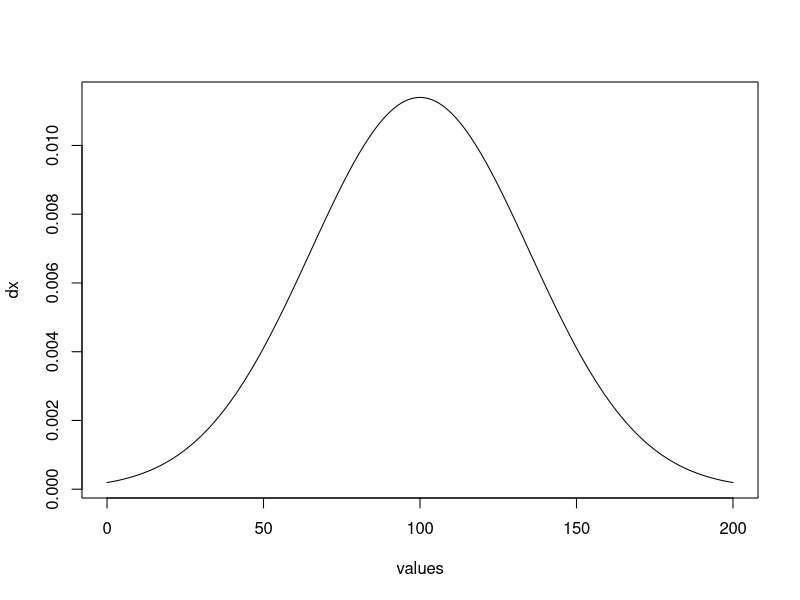
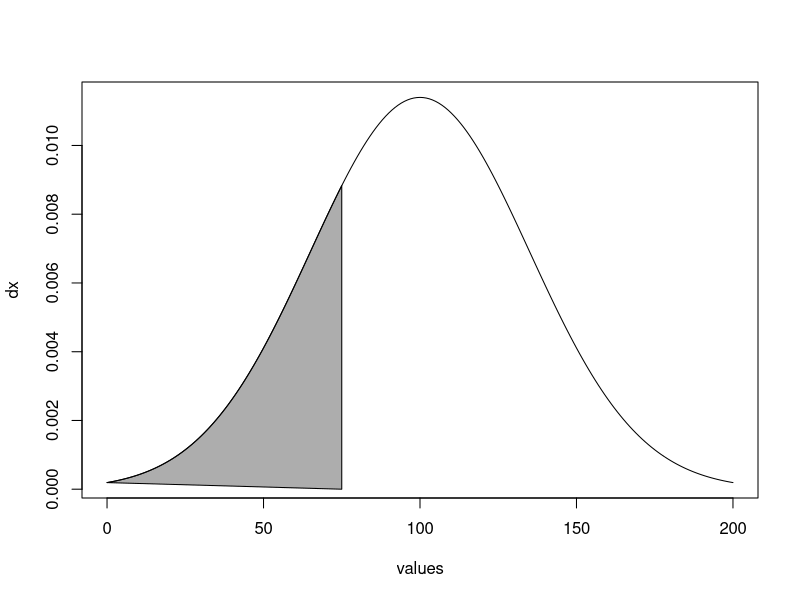
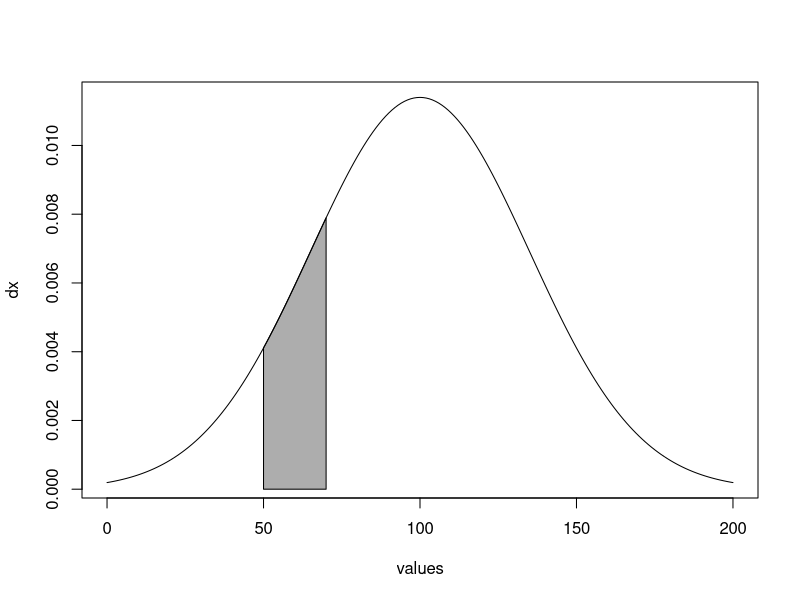
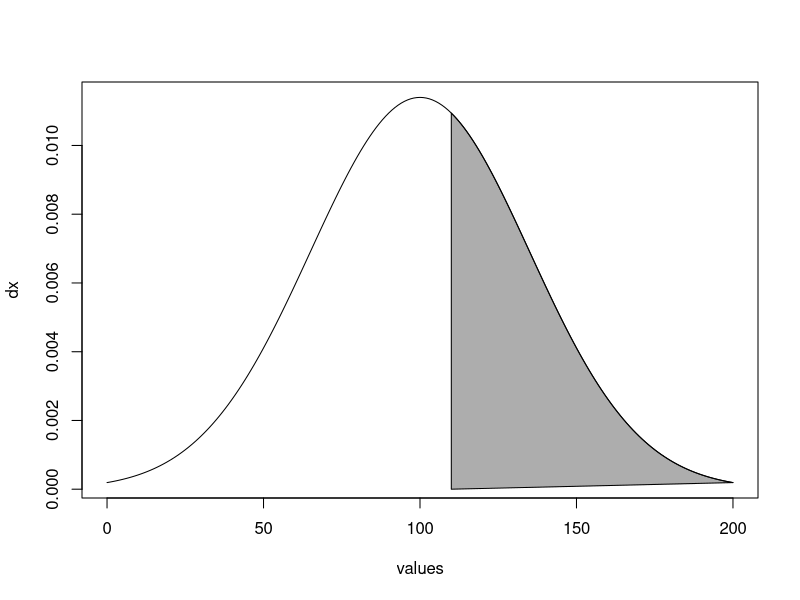
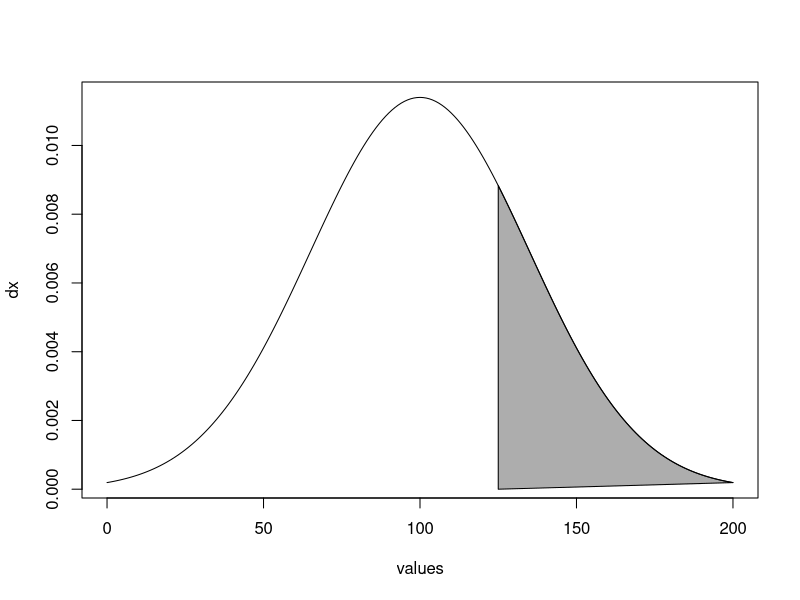
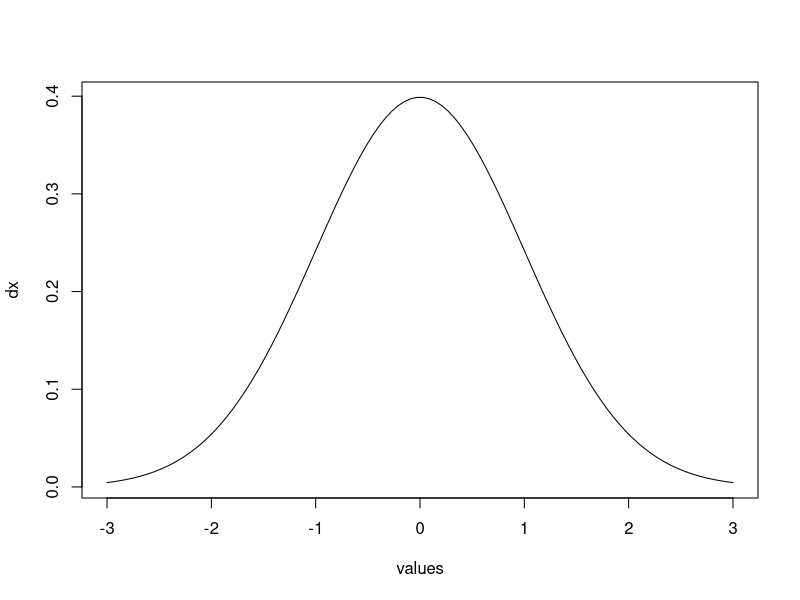
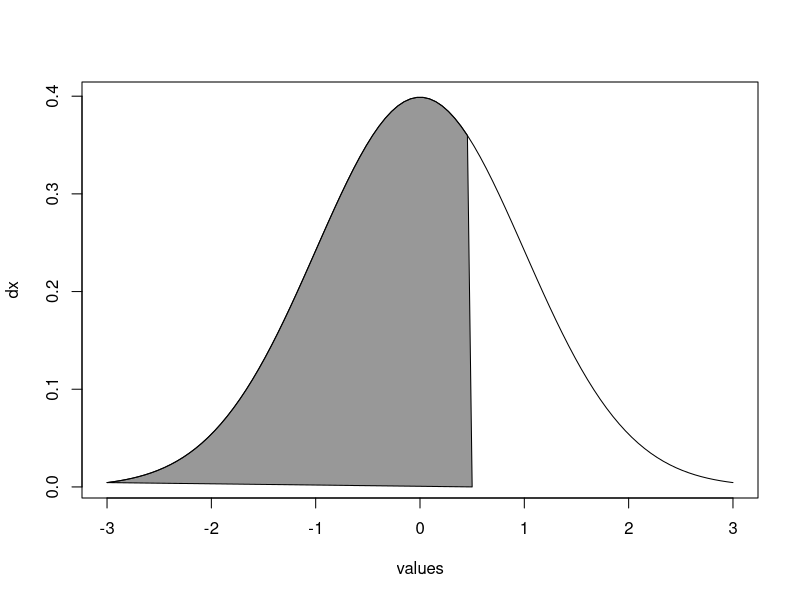
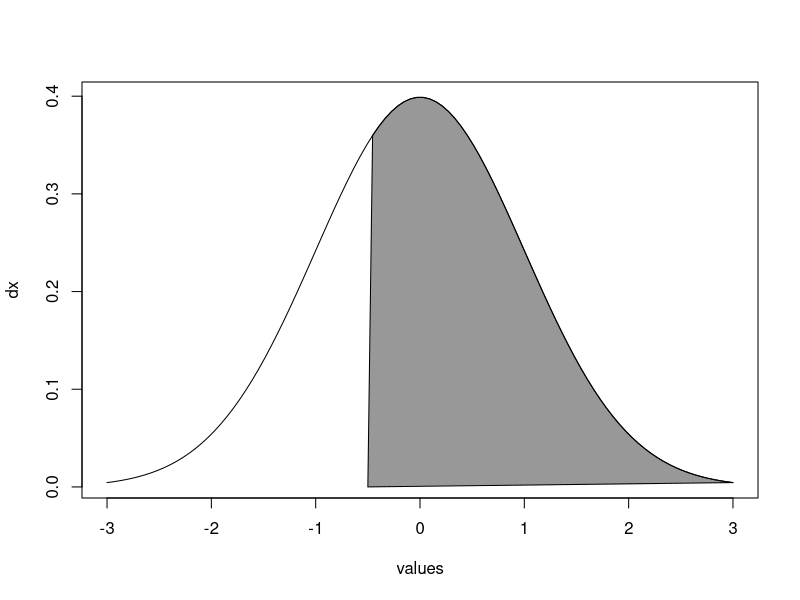

Recreate these plots in R, in order.
## ---- chunk 1
#| include: true
#| echo: false
#| layout-ncol: 2
#| layout-nrow: 2
#| fig-cap: "Illustrazione degli eventi relativi all'esercizio 1"
#| fig-subcap: 
#|       - "E1"
#|       - "E2"
#|       - "E3"
#|       - "E4"
values=seq(0,200) 
mx=100;sx=35 
dx= dnorm(values,mx,sx) 
plot(values,dx,type="l") 
#e1:x<=75 
plot(values,dx,type="l")
polygon(c(values[values <=75],75),c(dx[values<=75],0),col= rgb(.2,.2,.2,alpha=.4))

plot(values,dx,type="l")
polygon(c(50, values[values >= 50 & values <= 70], 70), c(0, dx[values >= 50 & values <= 70], 0), col = rgb(.2, .2,.2, alpha = .4))
plot(values, dx, type = "l") 
polygon(c(values[values >= 110], 110), c(dx[values>= 110], 0), col = rgb(.2, .2,.2, alpha = .4))
plot(values, dx, type = "l")
polygon(c(values[values >= 125], 125), c(dx[values>= 125], 0), col = rgb(.2, .2,.2, alpha = .4))
## ---- chunk 2
#| include: true
#| echo: false
#| layout-ncol: 2
#| layout-nrow: 2
#| fig-cap: "Illustrazione degli eventi relativi all'esercizio 2"
#| fig-subcap: 
#|  - "E1"
#|  - "E2"
values = seq(-3, 3, length.out = 100) 
dx = dnorm(values) 
plot(values, dx, type = "l") 
# e1: <= 0.5 
plot(values, dx, type = "l") 
polygon(c(values[values <= 0.5], 0.5), c(dx[values <= 0.5], 0), 
        col = rgb(.2, .2, .2, alpha =.5))
# e2. x >=-0.5 
plot(values, dx, type = "l") 
polygon(c(values[values >=-0.5],-0.5), c(dx[values >=-0.5], 0), 
        col = rgb(.2, .2, .2, alpha =.5))
